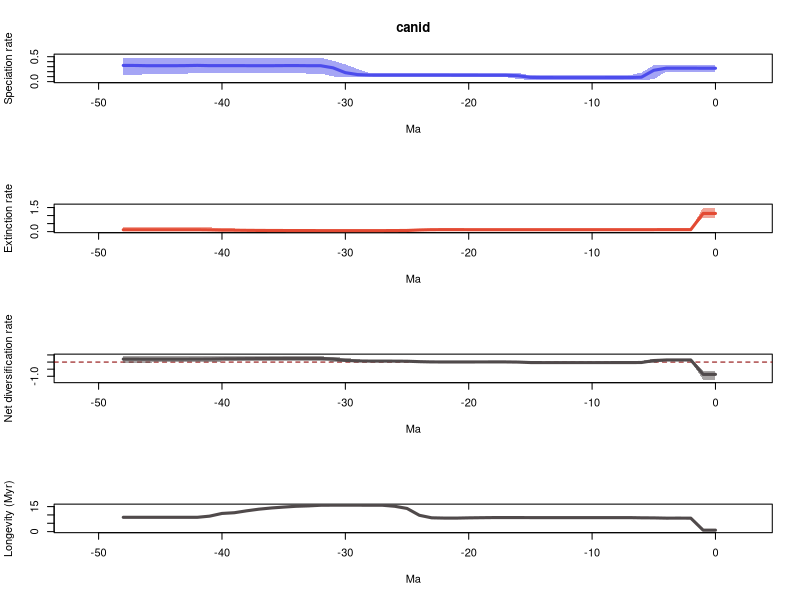

This figure's R source:
# 1 files combined:
# 	/home/eeb177-student/Desktop/eeb-177/lab-work/exercise-9/pyrate_mcmc_logs/canid_occ_1_marginal_rates.log

# 95% HPDs calculated using code from Biopy (https://www.cs.auckland.ac.nz/~yhel002/biopy/)

pdf(file='/home/eeb177-student/Desktop/eeb-177/lab-work/exercise-9/pyrate_mcmc_logs/canid_occ_1_marginal_rates_RTT.pdf',width=0.6*9, height=16.8)
par(mfrow=c(4,1))
library(scales)
L_hpd_m95=c(0.201689256408, 0.201689256408,0.201689256408,0.201689256408,0.201689256408,0.046349110308,0.0343003543793,0.0397266399719,0.0397266399719,0.0397266399719,0.0397266399719,0.0397266399719,0.0397266399719,0.0397266399719,0.0397266399719,0.0309318694702,0.0541138836134,0.0901442396878,0.0901442396878,0.0901442396878,0.0901442396878,0.0901442396878,0.0901442396878,0.0901442396878,0.0901442396878,0.0901442396878,0.0901442396878,0.0901442396878,0.0886121646071,0.0835560811942,0.0871488460112,0.104582721857,0.160645303548,0.15749377625,0.18160385164,0.18160385164,0.18160385164,0.18160385164,0.18160385164,0.18160385164,0.18160385164,0.18160385164,0.18191444196,0.156140661185,0.149885452738,0.149885452738,0.149885452738,0.1357941105,0.128444839441)
L_hpd_M95=c(0.341030109708, 0.341030109708,0.341030109708,0.341030109708,0.343222228596,0.329132932283,0.181922847159,0.126530162362,0.124850748046,0.123559116447,0.123559116447,0.123559116447,0.123559116447,0.123559116447,0.123559116447,0.128737418647,0.171838717269,0.171838717269,0.171838717269,0.172663277758,0.170561955009,0.170561955009,0.171838717269,0.171494162052,0.170561955009,0.171494162052,0.171838717269,0.171838717269,0.171838717269,0.253991074657,0.345952001191,0.418952320544,0.482101188413,0.474955178781,0.481203119837,0.482101188413,0.481203119837,0.481203119837,0.481203119837,0.481203119837,0.481203119837,0.481203119837,0.482101188413,0.482101188413,0.482101188413,0.482101188413,0.482101188413,0.481203119837,0.474955178781)
M_hpd_m95=c(0.856743714219, 0.856743714219,0.0927879336032,0.0927879336032,0.0927879336032,0.0933425717842,0.096810421461,0.0925508666257,0.0925508666257,0.0925508666257,0.0925508666257,0.0925508666257,0.0925508666257,0.0925508666257,0.0925508666257,0.0925508666257,0.0925508666257,0.0925508666257,0.0925508666257,0.0925508666257,0.0916301942218,0.0916301942218,0.0916301942218,0.0601603090643,0.0420707344146,0.0236699715668,0.0309289546723,0.0304907432562,0.0309289546723,0.0309289546723,0.0286609595973,0.0286609595973,0.0329883715115,0.0329883715115,0.0309289546723,0.0309289546723,0.0205616137051,0.0313293559334,0.0263289491384,0.0263289491384,0.0205616137051,0.0296084736356,0.0205616137051,0.0205616137051,0.0205616137051,0.0205616137051,0.0205616137051,0.0205616137051,0.0205616137051)
M_hpd_M95=c(1.49810603849, 1.49810603849,0.15848348395,0.152304439771,0.150575424372,0.149349353925,0.149349353925,0.140869370204,0.140869370204,0.140869370204,0.140869370204,0.140869370204,0.140869370204,0.140869370204,0.140869370204,0.140869370204,0.141146869683,0.141146869683,0.141146869683,0.145102323994,0.147842950107,0.160598706581,0.16392801176,0.16392801176,0.160598706581,0.125196258333,0.120350216405,0.0966250436248,0.0955217976266,0.0955217976266,0.0929557682102,0.0929557682102,0.0983037633134,0.0993302261918,0.0983037633134,0.104556403172,0.111635424369,0.164103059881,0.172253215291,0.197060734819,0.205462315355,0.269458056673,0.306146634453,0.306146634453,0.306146634453,0.306146634453,0.306146634453,0.306146634453,0.306146634453)
R_hpd_m95=c(-1.25054574949, -1.25054574949,0.071782368127,0.071782368127,0.0687499556388,-0.0668551133922,-0.101965160343,-0.0973262160128,-0.0843176576102,-0.0843176576102,-0.0843176576102,-0.0843176576102,-0.0843176576102,-0.0843176576102,-0.0843176576102,-0.0973262160128,-0.0653025392423,-0.0353293836042,-0.0353293836042,-0.0374507987811,-0.0382845119243,-0.0454968161183,-0.0454968161183,-0.0382845119243,-0.0436364786095,-0.00787396531052,0.00110321312202,0.00167320833545,0.00167320833545,0.00167320833545,0.0111482234422,0.0337214653987,0.0608687326249,0.0826817770926,0.0916903107339,0.0915163401163,0.0915163401163,0.0803928378588,0.0444360603013,0.0433340419019,0.0433340419019,0.00881925123256,-0.00402213118583,-0.00402213118583,-0.0132541874256,-0.0132541874256,-0.0390021033965,-0.0718771650196,-0.0718771650196)
R_hpd_M95=c(-0.594143371334, -0.594143371334,0.235766138197,0.235766138197,0.235766138197,0.235766138197,0.071808396866,0.0108564050357,0.0199805844328,0.0186051663642,0.0186051663642,0.0186051663642,0.0186051663642,0.0186051663642,0.0199805844328,0.0238960053383,0.0565319715964,0.0565319715964,0.0569375099066,0.0565319715964,0.0613484668026,0.0565319715964,0.0670328166855,0.0826817770926,0.106243009117,0.120685408795,0.119055235156,0.117453763157,0.117453763157,0.194598464448,0.292065492263,0.359434287664,0.403912738329,0.415723648021,0.415723648021,0.415723648021,0.424258573573,0.415723648021,0.399239409652,0.403912738329,0.415723648021,0.417280522209,0.417280522209,0.439860910883,0.439860910883,0.439860910883,0.415723648021,0.409757567296,0.415723648021)
L_mean=c(0.268414938515, 0.268414938515,0.270115654123,0.270220797733,0.269509913431,0.227331585577,0.089205667511,0.0821383947525,0.0816341601234,0.0807378295239,0.0807378295239,0.0807378295239,0.0807378295239,0.0807378295239,0.0809447098611,0.0852250404816,0.117616170718,0.128204405818,0.128204405818,0.128666094337,0.129558816306,0.129558816306,0.130649300992,0.130517791205,0.130345222394,0.130614739669,0.1306833132,0.1306833132,0.13156765827,0.14088638241,0.179722498791,0.276757478607,0.318955979866,0.31945392962,0.32197304878,0.321358254068,0.319499999984,0.319499999984,0.319900497879,0.321148796201,0.32056639815,0.32021986103,0.325558506939,0.321152448883,0.319016773635,0.319016773635,0.318935147036,0.323890472598,0.325211980335)
M_mean=c(1.13308974621, 1.13308974621,0.123750032834,0.123584288269,0.123734453992,0.121506200274,0.120808224381,0.118982230614,0.118982230614,0.118982230614,0.118982230614,0.118982230614,0.118982230614,0.118982230614,0.118982230614,0.118982230614,0.118833312817,0.118833312817,0.118764678089,0.119869159036,0.121185422185,0.12339151832,0.123177958227,0.120893442149,0.102154830645,0.0719717904261,0.0657920798301,0.0632283775068,0.0632028311877,0.0631083188713,0.0630745533974,0.0630745533974,0.0632867445679,0.0648158160144,0.0658378040432,0.0679695303729,0.0705355717984,0.0742843771521,0.080166416401,0.0882916052646,0.0917235573357,0.107763202427,0.116507409706,0.116507409706,0.116507409706,0.116507409706,0.116507409706,0.116507409706,0.116507409706)
R_mean=c(-0.864674807692, -0.864674807692,0.146365621289,0.146636509464,0.145775459439,0.105825385303,-0.0316025568699,-0.0368438358614,-0.0373480704905,-0.0382444010901,-0.0382444010901,-0.0382444010901,-0.0382444010901,-0.0382444010901,-0.0380375207528,-0.0337571901323,-0.0012171420992,0.00937109300075,0.00943972772908,0.00879693530077,0.00837339412108,0.00616729798588,0.00747134276502,0.00962434905529,0.0281903917482,0.0586429492429,0.0648912333695,0.0674549356928,0.0683648270828,0.0777780635386,0.116647945394,0.213682925209,0.255669235298,0.254638113605,0.256135244737,0.253388723695,0.248964428186,0.245215622832,0.239734081478,0.232857190936,0.228842840814,0.212456658603,0.209051097233,0.204645039177,0.202509363929,0.202509363929,0.20242773733,0.207383062893,0.208704570629)
trans=0.5
age=(0:(49-1))* -1
plot(age,age,type = 'n', ylim = c(0, 0.530311307254), xlim = c(-51.45,2.45), ylab = 'Speciation rate', xlab = 'Ma',main='canid' )
polygon(c(age, rev(age)), c(L_hpd_M95, rev(L_hpd_m95)), col = alpha("#4c4cec",trans), border = NA)
lines(rev(age), rev(L_mean), col = "#4c4cec", lwd=3)
plot(age,age,type = 'n', ylim = c(0, 1.64791664234), xlim = c(-51.45,2.45), ylab = 'Extinction rate', xlab = 'Ma' )
polygon(c(age, rev(age)), c(M_hpd_M95, rev(M_hpd_m95)), col = alpha("#e34a33",trans), border = NA)
lines(rev(age), rev(M_mean), col = "#e34a33", lwd=3)
plot(age,age,type = 'n', ylim = c(-1.37560032443, 0.483847001971), xlim = c(-51.45,2.45), ylab = 'Net diversification rate', xlab = 'Ma' )
abline(h=0,lty=2,col="darkred")
polygon(c(age, rev(age)), c(R_hpd_M95, rev(R_hpd_m95)), col = alpha("#504A4B",trans), border = NA)
lines(rev(age), rev(R_mean), col = "#504A4B", lwd=3)
plot(age,age,type = 'n', ylim = c(0, max(1/M_mean)), xlim = c(-51.45,2.45), ylab = 'Longevity (Myr)', xlab = 'Ma' )
lines(rev(age), rev(1/M_mean), col = "#504A4B", lwd=3)
n <- dev.off()